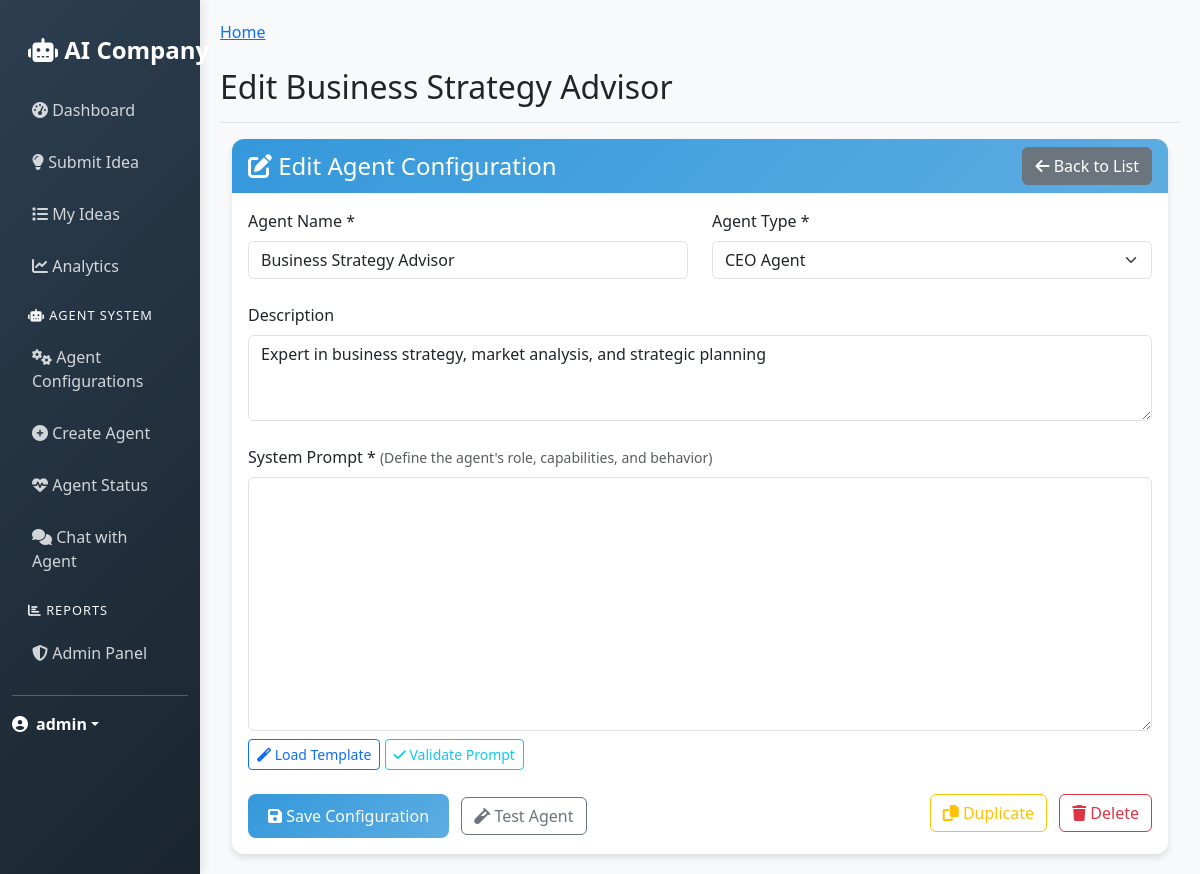
Page /agents/edit/1/ (signed in) on the committed database.
### agent_system/models.py (models this page shows, shortened)
class AgentConfiguration(models.Model):
    AGENT_TYPES = [
        ('CEO', 'CEO Agent'),
        ('MARKET_RESEARCH', 'Market Research Agent'),
        ('FINANCIAL_ANALYST', 'Financial Analyst Agent'),
        ('TECHNICAL_LEAD', 'Technical Lead Agent'),
        ('RISK_ANALYST', 'Risk Analyst Agent'),
        ('MARKETING_STRATEGIST', 'Marketing Strategist Agent'),
        ('IDEA_GENERATOR', 'Idea Generator Agent'),
    ]
    STATUS_CHOICES = [
        ('active', 'Active'),
        ('inactive', 'Inactive'),
        ('maintenance', 'Under Maintenance'),
        ('testing', 'Testing'),
    ]
    agent_type = models.CharField(max_length=50, choices=AGENT_TYPES, unique=True)
    name = models.CharField(max_length=100)
    description = models.TextField()
    version = models.CharField(max_length=20, default="1.0.0")
    status = models.CharField(max_length=20, choices=STATUS_CHOICES, default='active')
    llm_provider = models.ForeignKey(LLMProvider, on_delete=models.CASCADE)
    model_name = models.CharField(max_length=100, help_text="Specific model to use")
    temperature = models.FloatField(default=0.7, validators=[MinValueValidator(0.0), MaxValueValidator(2.0)])
    max_tokens = models.IntegerField(default=4000)
    top_p = models.FloatField(default=1.0, validators=[MinValueValidator(0.0), MaxValueValidator(1.0)])
    frequency_penalty = models.FloatField(default=0.0, validators=[MinValueValidator(-2.0), MaxValueValidator(2.0)])
    presence_penalty = models.FloatField(default=0.0, validators=[MinValueValidator(-2.0), MaxValueValidator(2.0)])
    capabilities = models.JSONField(default=list, help_text="List of agent capabilities")
    required_data_sources = models.JSONField(default=list)
    tags = models.JSONField(default=list, help_text="Tags for categorization")
    timeout_seconds = models.IntegerField(default=30)
    max_retries = models.IntegerField(default=3)
    retry_delay_seconds = models.IntegerField(default=5)
    created_by = models.ForeignKey(User, on_delete=models.SET_NULL, null=True, related_name='created_agents')
    updated_by = models.ForeignKey(User, on_delete=models.SET_NULL, null=True, related_name='updated_agents')
    created_at = models.DateTimeField(auto_now_add=True)
    updated_at = models.DateTimeField(auto_now=True)
    class Meta:
        ordering = ['agent_type']

### agent_system/views.py (the view, shortened to what this page needs)
# urls.py: path('edit/<int:config_id>/', views.config_edit, name='config_edit'),
@login_required
def config_edit(request, config_id):
    config = get_object_or_404(AgentConfiguration, id=config_id)
    system_prompt_template = config.prompt_templates.filter(
        prompt_type='system',
        is_active=True
    ).first()
    context = {
        'config': config,
        'agent_types': AgentConfiguration.AGENT_TYPES,
        'llm_providers': LLMProvider.objects.filter(is_active=True),
        'system_prompt': system_prompt_template.template if system_prompt_template else '',
        'capabilities_str': ', '.join(config.capabilities) if config.capabilities else '',
        'title': f'Edit {config.name}'
    }
    return render(request, 'agent_system/config_edit.html', context)

### agent_system/templates/agent_system/config_edit.html (shortened to what this page needs)
{% extends 'base.html' %}
{% load static %}
{% block content %}
<div class="container-fluid">
    <div class="row">
        <div class="col-12">
            <div class="card">
                <div class="card-header d-flex justify-content-between align-items-center">
                    <h4 class="mb-0">
                        <i class="fas fa-edit"></i> Edit Agent Configuration
                    </h4>
                    <a href="{% url 'agent_system:config_list' %}" class="btn btn-secondary">
                        <i class="fas fa-arrow-left"></i> Back to List
                    </a>
                </div>
                <div class="card-body">
                    <form method="post" id="configForm">
                        <div class="row mb-4">
                            <div class="col-md-6">
                                <div class="form-group">
                                    <label for="name" class="form-label">Agent Name *</label>
                                    <input type="text" class="form-control" id="name" name="name"
                                           value="{{ config.name }}" required>
                                </div>
                            </div>
                            <div class="col-md-6">
                                <div class="form-group">
                                    <label for="agent_type" class="form-label">Agent Type *</label>
                                    <select class="form-select" id="agent_type" name="agent_type" required>
                                        {% for type_key, type_name in agent_types %}
                                            <option value="{{ type_key }}"
                                                    {% if config.agent_type == type_key %}selected{% endif %}>
                                                {{ type_name }}
                                            </option>
                                        {% endfor %}
                                    </select>
                                </div>
                            </div>
                        </div>
                        <div class="row mb-4">
                            <div class="col-12">
                                <div class="form-group">
                                    <label for="description" class="form-label">Description</label>
                                    <textarea class="form-control" id="description" name="description"
                                              rows="3">{{ config.description }}</textarea>
                                </div>
                            </div>
                        </div>
                        <div class="row mb-4">
                            <div class="col-12">
                                <div class="form-group">
                                    <label for="system_prompt" class="form-label">
                                        System Prompt *
                                        <small class="text-muted">
                                            (Define the agent's role, capabilities, and behavior)
                                        </small>
                                    </label>
                                    <div class="position-relative">
                                        <textarea class="form-control" id="system_prompt" name="system_prompt"
                                                  rows="10" required>{{ config.system_prompt }}</textarea>
                                        <div class="mt-2">
                                            <button type="button" class="btn btn-sm btn-outline-primary"
                                                    onclick="loadTemplate()">
                                                <i class="fas fa-magic"></i> Load Template
                                            </button>
                                            <button type="button" class="btn btn-sm btn-outline-info"
                                                    onclick="validatePrompt()">
                                                <i class="fas fa-check"></i> Validate Prompt
                                            </button>
                                        </div>
                                    </div>
                                </div>
                            </div>
                        </div>
                        <div class="row">
                            <div class="col-12">
                                <div class="d-flex justify-content-between">
                                    <div>
                                        <button type="submit" class="btn btn-primary me-2">
                                            <i class="fas fa-save"></i> Save Configuration
                                        </button>
                                        <button type="button" class="btn btn-outline-secondary"
                                                onclick="testAgent()">
                                            <i class="fas fa-vial"></i> Test Agent
                                        </button>
                                    </div>
                                    <div>
                                        <button type="button" class="btn btn-outline-warning me-2"
                                                onclick="duplicateConfig()">
                                            <i class="fas fa-copy"></i> Duplicate
                                        </button>
                                        <button type="button" class="btn btn-outline-danger"
                                                onclick="deleteConfig()">
                                            <i class="fas fa-trash"></i> Delete
                                        </button>
                                    </div>
                                </div>
                            </div>
                        </div>
                    </form>
                </div>
            </div>
        </div>
    </div>
</div>
{% endblock %}

### templates/base.html (shortened to what this page needs)
<!DOCTYPE html>
<html lang="en">
<head>
    <link href="https://cdn.jsdelivr.net/npm/bootstrap@5.3.0/dist/css/bootstrap.min.css" rel="stylesheet">
    <link href="https://cdnjs.cloudflare.com/ajax/libs/font-awesome/6.4.0/css/all.min.css" rel="stylesheet">
</head>
<body>
    <div class="container-fluid">
        <div class="row">
            <nav class="col-lg-2 d-lg-block sidebar" id="sidebar">
                <div class="position-sticky pt-3">
                    <a href="{% url 'dashboard:dashboard' %}" class="navbar-brand d-none d-lg-block text-white text-decoration-none p-3">
                        <i class="fas fa-robot"></i> AI Company
                    </a>
                    <ul class="nav flex-column">
                        <li class="nav-item">
                            <a class="nav-link {% if request.resolver_match.url_name == 'dashboard' %}active{% endif %}"
                               href="{% url 'dashboard:dashboard' %}">
                                <i class="fas fa-tachometer-alt"></i> Dashboard
                            </a>
                        </li>
                        <li class="nav-item">
                            <a class="nav-link {% if request.resolver_match.url_name == 'submit_idea' %}active{% endif %}"
                               href="{% url 'dashboard:submit_idea' %}">
                                <i class="fas fa-lightbulb"></i> Submit Idea
                            </a>
                        </li>
                        <li class="nav-item">
                            <a class="nav-link {% if request.resolver_match.url_name == 'ideas_list' %}active{% endif %}"
                               href="{% url 'dashboard:ideas_list' %}">
                                <i class="fas fa-list"></i> My Ideas
                            </a>
                        </li>
                        <li class="nav-item">
                            <a class="nav-link {% if request.resolver_match.url_name == 'analytics' %}active{% endif %}"
                               href="{% url 'dashboard:analytics' %}">
                                <i class="fas fa-chart-line"></i> Analytics
                            </a>
                        </li>
                        <li class="nav-item mt-3">
                            <h6 class="text-light text-uppercase px-3 mb-2" style="font-size: 0.8em; letter-spacing: 1px;">
                                <i class="fas fa-robot"></i> Agent System
                            </h6>
                        </li>
                        <li class="nav-item">
                            <a class="nav-link {% if 'agent_system:config_list' in request.resolver_match.url_name %}active{% endif %}"
                               href="{% url 'agent_system:config_list' %}">
                                <i class="fas fa-cogs"></i> Agent Configurations
                            </a>
                        </li>
                        <li class="nav-item">
                            <a class="nav-link {% if 'agent_system:config_create' in request.resolver_match.url_name %}active{% endif %}"
                               href="{% url 'agent_system:config_create' %}">
                                <i class="fas fa-plus-circle"></i> Create Agent
                            </a>
                        </li>
                        <li class="nav-item">
                            <a class="nav-link {% if 'agent_system:agent_status' in request.resolver_match.url_name %}active{% endif %}"
                               href="{% url 'agent_system:agent_status' %}">
                                <i class="fas fa-heartbeat"></i> Agent Status
                            </a>
                        </li>
                        <li class="nav-item">
                            <a class="nav-link" href="#" onclick="showAgentQuickSelect()">
                                <i class="fas fa-comments"></i> Chat with Agent
                            </a>
                        </li>
                        <li class="nav-item mt-3">
                            <h6 class="text-light text-uppercase px-3 mb-2" style="font-size: 0.8em; letter-spacing: 1px;">
                                <i class="fas fa-chart-bar"></i> Reports
                            </h6>
                        </li>
                        {% if user.is_staff %}
                        <li class="nav-item">
                            <a class="nav-link" href="{% url 'admin:index' %}">
                                <i class="fas fa-shield-alt"></i> Admin Panel
                            </a>
                        </li>
                        {% endif %}
                    </ul>
                    <hr class="text-light">
                    <div class="dropdown">
                        <a href="#" class="d-flex align-items-center text-white text-decoration-none dropdown-toggle"
                           id="dropdownUser" data-bs-toggle="dropdown">
                            <i class="fas fa-user-circle me-2"></i>
                            <strong>{{ user.get_full_name|default:user.username }}</strong>
                        </a>
                    </div>
                </div>
            </nav>
            <main class="col-lg-10 ms-lg-auto main-content">
                <div class="pt-3 pt-lg-0">
                    <nav aria-label="breadcrumb" class="mb-4">
                        <ol class="breadcrumb">
                            <li class="breadcrumb-item"><a href="{% url 'dashboard:dashboard' %}">Home</a></li>
                        </ol>
                    </nav>
                    <div class="d-flex justify-content-between flex-wrap flex-md-nowrap align-items-center pb-2 mb-3 border-bottom">
                        <h1 class="h2">{% block page_title %}{{ title }}{% endblock %}</h1>
                    </div>
                    <div class="fade-in">
                        {% block content %}{% endblock %}
                    </div>
                </div>
            </main>
        </div>
    </div>
</body>
</html>

### templates/base.html (style rules this page uses)
:root { --primary-color: #2c3e50; --secondary-color: #3498db; --accent-color: #e74c3c; --success-color: #27ae60; --warning-color: #f39c12; --dark-color: #1a252f; --light-color: #ecf0f1; }
body { background-color: #f8f9fa; font-family: 'Segoe UI', Tahoma, Geneva, Verdana, sans-serif; }
.sidebar { background: linear-gradient(135deg, var(--primary-color), var(--dark-color)); min-height: 100vh; box-shadow: 2px 0 10px rgba(0,0,0,0.1); }
.sidebar .nav-link { color: rgba(255,255,255,0.8); padding: 12px 20px; margin: 2px 0; border-radius: 8px; transition: all 0.3s ease; }
.main-content { padding: 20px; }
.card { border: none; border-radius: 12px; box-shadow: 0 4px 6px rgba(0,0,0,0.1); transition: transform 0.2s ease, box-shadow 0.2s ease; }
.card-header { background: linear-gradient(135deg, var(--secondary-color), #5dade2); color: white; border-radius: 12px 12px 0 0 !important; border: none; }
.btn-primary { background: linear-gradient(135deg, var(--secondary-color), #5dade2); border: none; border-radius: 8px; padding: 10px 20px; transition: all 0.3s ease; }
.navbar-brand { font-weight: 700; font-size: 1.5em; }
.fade-in { animation: fadeIn 0.5s ease-in; }

### rows in the picture
AgentConfiguration: name "Business Strategy Advisor", agent_type "CEO Agent", description "Expert in business strategy, market analysis, and strategic planning"

### other values in the picture
{{ user.get_full_name|default:user.username }} "admin"
{{ title }} "Edit Business Strategy Advisor"
